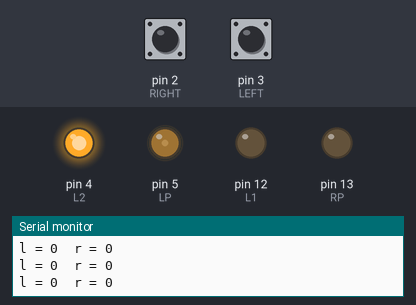
Recording of a sketch running on a simulated Arduino Uno, built with avr-gcc and run on an emulated ATmega328P. Shown: output pins drawn as LEDs (lit = HIGH), the last lines printed to the serial monitor. The inputs (shaded band) are chosen by the test bench; at power-on: pin 2 (RIGHT) LOW, pin 3 (LEFT) LOW. Pins used as bus, display or sensor lines are not drawn.

Above: at 1.2 s.
1.3 s: pin 2 (RIGHT) pulled HIGH for 0.15 s
At 2.6 s:
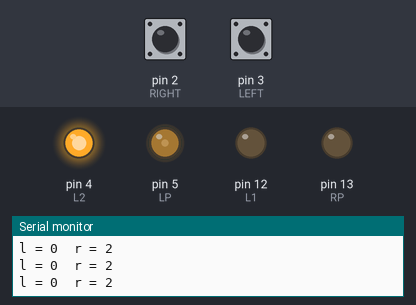
3.1 s: pin 2 (RIGHT) pulled HIGH for 1 s
At 3.8 s:
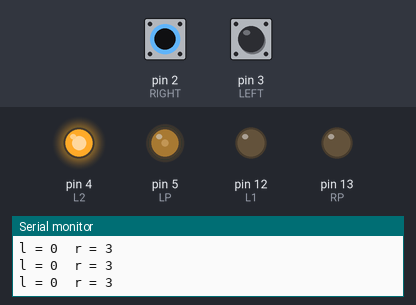
5.7 s: pin 3 (LEFT) pulled HIGH for 0.15 s
At 7.2 s:
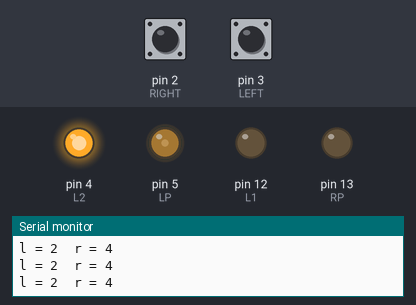
7.5 s: pin 2 (RIGHT) pulled HIGH for 3.2 s
At 8.4 s:
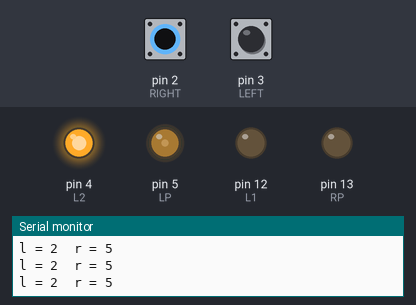
12.3 s: pin 2 (RIGHT) pulsed HIGH 5 times (0.12 s each, 0.3 s apart)
At 14.3 s:
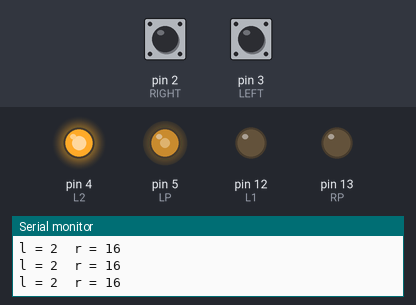
15.3 s: pin 2 (RIGHT) pulsed HIGH 5 times (0.12 s each, 0.3 s apart)
At 17.8 s:
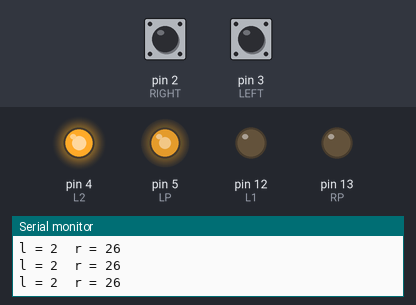
Timing chart, 0 to 19.3 s (numbered marks = the images above; inputs shaded):
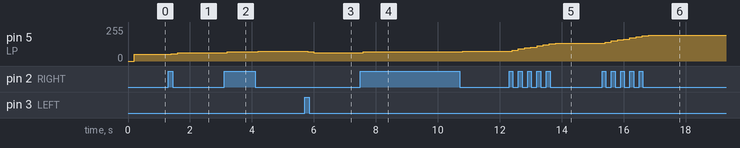

Measured:
- after the input at 1.3 s, pin 5 (LP): 50/255 → 56/255 after 0.10 s, → 62/255 0.20 s later
- after the input at 3.1 s, pin 5 (LP): 62/255 → 68/255 after 0.10 s, → 74/255 1.0 s later
- after the input at 5.7 s, pin 5 (LP): 74/255 → 68/255 after 0.10 s, → 62/255 0.20 s later
- after the input at 7.5 s, pin 5 (LP): 62/255 → 68/255 after 0.10 s, → 74/255 3.2 s later
- after the input at 12.3 s, pin 5 (LP): moves from 74/255 to 134/255 over 1.4 s, starting after 0.10 s
- after the input at 15.3 s, pin 5 (LP): moves from 134/255 to 194/255 over 1.4 s, starting after 0.10 s

The sketch:

square.ino
```cpp
#define LEFT 3
#define RIGHT 2
#define LP 5 //Скорость левого мотора
#define RP 13 //Скорость правого мотора
#define L1 12 //Направление вращения левого мотора
#define L2 4 //Напрвление вращения левого мотора
#define R1 8 //Напрвление вращения правого мотора
#define R2 10 //Напрвление вращения правого мотора

#define SPEED_PERIOD 200
#define SPEED_PERIOD1 200

int disk = 20;
int time_lengh = 5;
int rad = (90 * disk * 3)/360;
volatile int pulses_l = 0;
volatile int pulses_r = 0;
int speed = 50;

void counter1( void ){
  pulses_l++;
}

void counter2( void ){
  pulses_r++;
}

void into(){
   static unsigned long time;

  if ((millis() - time) >= SPEED_PERIOD){

    time = millis();


  int k_l = (pulses_r - pulses_l) * 6;
  int k_r = (pulses_l - pulses_r) * 3;

    Serial.print("\nl = ");
    Serial.print(pulses_l);
    Serial.print("\tr = ");
    Serial.print(pulses_r);

  int speed_l = speed + k_l;
  int speed_r = speed + k_r;

  analogWrite(LP, speed_l);
  analogWrite(RP, speed_r);
  }
}
void stop(){
  digitalWrite(L1, LOW);
  digitalWrite(L2, LOW);
  digitalWrite(R1, LOW);
  digitalWrite(R2, LOW);

 delay(500);
}

void turnRobot(){
  pulses_r = 0;
  pulses_l = 0;
  digitalWrite(L1, LOW);
  digitalWrite(L2, HIGH);
  digitalWrite(R1, HIGH);
  digitalWrite(R2, LOW);
  while (pulses_r <= (rad) || pulses_l <= (rad)){
     into();
  }

}

void setup( void ){
  Serial.begin(115200);

  pinMode(LEFT, INPUT);
  pinMode(RIGHT, INPUT);
  pinMode(L1,OUTPUT);
  pinMode(L2,OUTPUT);
  pinMode(R1,OUTPUT);
  pinMode(R2,OUTPUT);
  pinMode(LP,OUTPUT);
  pinMode(RP,OUTPUT);

  attachInterrupt(digitalPinToInterrupt(LEFT), counter1, CHANGE);
  attachInterrupt(digitalPinToInterrupt(RIGHT), counter2, CHANGE);

  // По умолчанию моторы выключены
  analogWrite(LP, 0);
  analogWrite(RP, 0);

  // Установка направления движения
  digitalWrite(L1,LOW);
  digitalWrite(L2,HIGH);
  digitalWrite(R1,LOW);
  digitalWrite(R2,HIGH);
}

void loop( ){

  while (pulses_r <= (disk * time_lengh) || pulses_l <= (disk * time_lengh)){
     into();
  }
    stop();
    turnRobot();
    stop();

  pulses_r = 0;
  pulses_l = 0;

  digitalWrite(L1,LOW);
  digitalWrite(L2,HIGH);
  digitalWrite(R1,LOW);
  digitalWrite(R2,HIGH);

}
```
